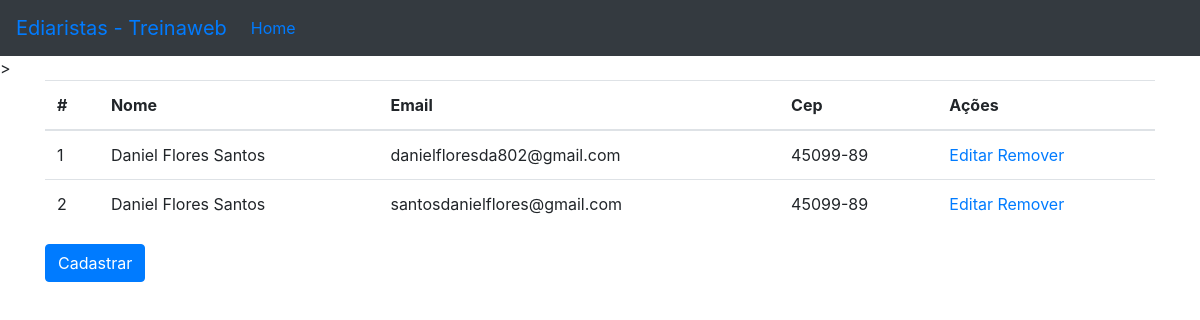
The app's page /web/listar_diaristas, older data.
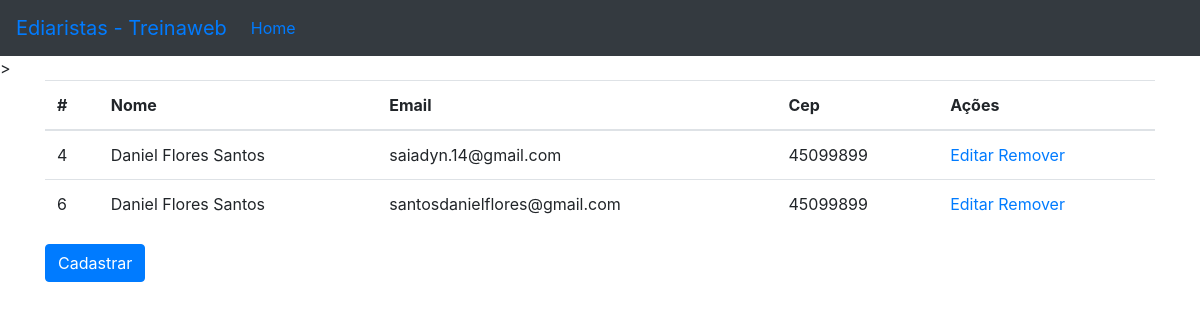
The same page, newer data.
### web/models.py (models this page shows)
class Diarista(models.Model):
    nome_completo = models.CharField(max_length=100, null=False, blank=False)
    cpf = models.CharField(unique=True, max_length=12, null=False, blank=False)
    email = models.EmailField(unique=True, null=False, blank=False)
    telefone = models.CharField(max_length=11, null=False, blank=False)
    logradouro = models.CharField(max_length=60, null=False, blank=False)
    numero = models.IntegerField(null=False, blank=False)
    bairo = models.CharField(max_length=30, null=False, blank=False)
    complemento = models.CharField(max_length=100, null=False, blank=True)
    cep = models.CharField(max_length=8, null=False, blank=False)
    estado = models.CharField(max_length=2, null=False, blank=False)
    codigo_ibge = models.IntegerField(null=False, blank=False)
    foto_usuario = models.ImageField(null=False)

### web/views.py (the view)
# urls.py: path('listar_diaristas', listar_diaristas, name='listar_diaristas'),
def listar_diaristas(request):
    diaristas = Diarista.objects.all()
    return render(request, 'listar_diaristas.html', {'diaristas': diaristas})

### web/templates/listar_diaristas.html
{% extends 'base.html' %}
{% load easy_mask %}
{% block conteudo %}
<table class="table">
  <thead>
    <tr>
      <th>#</th>
      <th>Nome</th>
      <th>Email</th>
      <th>Cep</th>
      <th>Ações</th>
    </tr>
  </thead>
  <tbody>
   {% for diarista in diaristas %}
            <tr>
                <td>{{diarista.id}}</td>
                <td>{{diarista.nome_completo}}</td>
                <td>{{diarista.email}}</td>
                <td>{{diarista.cep | cep}}</td>
                <td>
                    <a href="{% url 'editar_diarista' diarista.id %}">Editar</a>
                    <a href="{% url 'remover_diarista' diarista.id %}" >Remover</a>
                </td>
            </tr>
        {% endfor %}
  </tbody>
</table>
<a href="{% url 'cadastrar_diaristas' %}" class="btn btn-primary">Cadastrar</a>
{% endblock conteudo %}

Row changes from the older to the newer data that the page shows:
removed Diarista: id "1", nome_completo "Daniel Flores Santos", email "danielfloresda802@gmail.com", cep|cep "45099-89"
removed Diarista: id "2", nome_completo "Daniel Flores Santos", email "santosdanielflores@gmail.com", cep|cep "45099-89"
added Diarista: id "4", nome_completo "Daniel Flores Santos", email "saiadyn.14@gmail.com", cep|cep "45099899"
added Diarista: id "6", nome_completo "Daniel Flores Santos", email "santosdanielflores@gmail.com", cep|cep "45099899"
